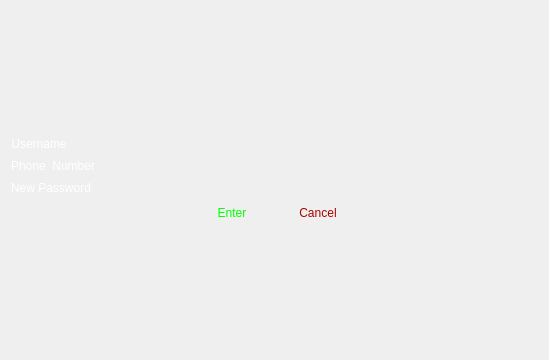
<?xml version="1.0" encoding="UTF-8"?>
<ui version="4.0">
 <class>ForgotPassword</class>
 <widget class="QDialog" name="ForgotPassword">
  <property name="geometry">
   <rect>
    <x>0</x>
    <y>0</y>
    <width>549</width>
    <height>360</height>
   </rect>
  </property>
  <property name="minimumSize">
   <size>
    <width>549</width>
    <height>360</height>
   </size>
  </property>
  <property name="windowTitle">
   <string>Dialog</string>
  </property>
  <property name="styleSheet">
   <string notr="true">border-image: url(:/Resource/Game/loginBG.jpg);
color: rgb(255, 255, 255);
font: italic 15pt &quot;Monotype Corsiva&quot;;</string>
  </property>
  <layout class="QVBoxLayout" name="verticalLayout">
   <item>
    <spacer name="verticalSpacer">
     <property name="orientation">
      <enum>Qt::Vertical</enum>
     </property>
     <property name="sizeHint" stdset="0">
      <size>
       <width>20</width>
       <height>47</height>
      </size>
     </property>
    </spacer>
   </item>
   <item>
    <layout class="QFormLayout" name="formLayout">
     <item row="0" column="0">
      <layout class="QHBoxLayout" name="horizontalLayout">
       <item>
        <widget class="QLabel" name="label">
         <property name="palette">
          <palette>
           <active>
            <colorrole role="WindowText">
             <brush brushstyle="SolidPattern">
              <color alpha="255">
               <red>219</red>
               <green>182</green>
               <blue>49</blue>
              </color>
             </brush>
            </colorrole>
            <colorrole role="Button">
             <brush brushstyle="SolidPattern">
              <color alpha="0">
               <red>0</red>
               <green>0</green>
               <blue>0</blue>
              </color>
             </brush>
            </colorrole>
            <colorrole role="Text">
             <brush brushstyle="SolidPattern">
              <color alpha="255">
               <red>219</red>
               <green>182</green>
               <blue>49</blue>
              </color>
             </brush>
            </colorrole>
            <colorrole role="ButtonText">
             <brush brushstyle="SolidPattern">
              <color alpha="255">
               <red>219</red>
               <green>182</green>
               <blue>49</blue>
              </color>
             </brush>
            </colorrole>
            <colorrole role="Base">
             <brush brushstyle="SolidPattern">
              <color alpha="0">
               <red>0</red>
               <green>0</green>
               <blue>0</blue>
              </color>
             </brush>
            </colorrole>
            <colorrole role="Window">
             <brush brushstyle="SolidPattern">
              <color alpha="0">
               <red>0</red>
               <green>0</green>
               <blue>0</blue>
              </color>
             </brush>
            </colorrole>
            <colorrole role="PlaceholderText">
             <brush brushstyle="SolidPattern">
              <color alpha="128">
               <red>219</red>
               <green>182</green>
               <blue>49</blue>
              </color>
             </brush>
            </colorrole>
           </active>
           <inactive>
            <colorrole role="WindowText">
             <brush brushstyle="SolidPattern">
              <color alpha="255">
               <red>219</red>
               <green>182</green>
               <blue>49</blue>
              </color>
             </brush>
            </colorrole>
            <colorrole role="Button">
             <brush brushstyle="SolidPattern">
              <color alpha="0">
               <red>0</red>
               <green>0</green>
               <blue>0</blue>
              </color>
             </brush>
            </colorrole>
            <colorrole role="Text">
             <brush brushstyle="SolidPattern">
              <color alpha="255">
               <red>219</red>
               <green>182</green>
               <blue>49</blue>
              </color>
             </brush>
            </colorrole>
            <colorrole role="ButtonText">
             <brush brushstyle="SolidPattern">
              <color alpha="255">
               <red>219</red>
               <green>182</green>
               <blue>49</blue>
              </color>
             </brush>
            </colorrole>
            <colorrole role="Base">
             <brush brushstyle="SolidPattern">
              <color alpha="0">
               <red>0</red>
               <green>0</green>
               <blue>0</blue>
              </color>
             </brush>
            </colorrole>
            <colorrole role="Window">
             <brush brushstyle="SolidPattern">
              <color alpha="0">
               <red>0</red>
               <green>0</green>
               <blue>0</blue>
              </color>
             </brush>
            </colorrole>
            <colorrole role="PlaceholderText">
             <brush brushstyle="SolidPattern">
              <color alpha="128">
               <red>219</red>
               <green>182</green>
               <blue>49</blue>
              </color>
             </brush>
            </colorrole>
           </inactive>
           <disabled>
            <colorrole role="WindowText">
             <brush brushstyle="SolidPattern">
              <color alpha="255">
               <red>219</red>
               <green>182</green>
               <blue>49</blue>
              </color>
             </brush>
            </colorrole>
            <colorrole role="Button">
             <brush brushstyle="SolidPattern">
              <color alpha="0">
               <red>0</red>
               <green>0</green>
               <blue>0</blue>
              </color>
             </brush>
            </colorrole>
            <colorrole role="Text">
             <brush brushstyle="SolidPattern">
              <color alpha="255">
               <red>219</red>
               <green>182</green>
               <blue>49</blue>
              </color>
             </brush>
            </colorrole>
            <colorrole role="ButtonText">
             <brush brushstyle="SolidPattern">
              <color alpha="255">
               <red>219</red>
               <green>182</green>
               <blue>49</blue>
              </color>
             </brush>
            </colorrole>
            <colorrole role="Base">
             <brush brushstyle="SolidPattern">
              <color alpha="0">
               <red>0</red>
               <green>0</green>
               <blue>0</blue>
              </color>
             </brush>
            </colorrole>
            <colorrole role="Window">
             <brush brushstyle="SolidPattern">
              <color alpha="0">
               <red>0</red>
               <green>0</green>
               <blue>0</blue>
              </color>
             </brush>
            </colorrole>
            <colorrole role="PlaceholderText">
             <brush brushstyle="SolidPattern">
              <color alpha="128">
               <red>219</red>
               <green>182</green>
               <blue>49</blue>
              </color>
             </brush>
            </colorrole>
           </disabled>
          </palette>
         </property>
         <property name="styleSheet">
          <string notr="true">border-image: url(:/Pictures/Game/Background.png);
background: transparent;</string>
         </property>
         <property name="text">
          <string>Username</string>
         </property>
         <property name="alignment">
          <set>Qt::AlignCenter</set>
         </property>
        </widget>
       </item>
       <item>
        <widget class="QLineEdit" name="Username">
         <property name="sizePolicy">
          <sizepolicy hsizetype="Preferred" vsizetype="Preferred">
           <horstretch>0</horstretch>
           <verstretch>0</verstretch>
          </sizepolicy>
         </property>
         <property name="styleSheet">
          <string notr="true">border-image: url(:/Pictures/Game/Background.png);
background: transparent;</string>
         </property>
         <property name="text">
          <string/>
         </property>
         <property name="frame">
          <bool>false</bool>
         </property>
         <property name="alignment">
          <set>Qt::AlignCenter</set>
         </property>
        </widget>
       </item>
      </layout>
     </item>
     <item row="1" column="0">
      <layout class="QHBoxLayout" name="horizontalLayout_2">
       <item>
        <widget class="QLabel" name="label_2">
         <property name="palette">
          <palette>
           <active>
            <colorrole role="WindowText">
             <brush brushstyle="SolidPattern">
              <color alpha="255">
               <red>219</red>
               <green>182</green>
               <blue>49</blue>
              </color>
             </brush>
            </colorrole>
            <colorrole role="Button">
             <brush brushstyle="SolidPattern">
              <color alpha="0">
               <red>0</red>
               <green>0</green>
               <blue>0</blue>
              </color>
             </brush>
            </colorrole>
            <colorrole role="Text">
             <brush brushstyle="SolidPattern">
              <color alpha="255">
               <red>219</red>
               <green>182</green>
               <blue>49</blue>
              </color>
             </brush>
            </colorrole>
            <colorrole role="ButtonText">
             <brush brushstyle="SolidPattern">
              <color alpha="255">
               <red>219</red>
               <green>182</green>
               <blue>49</blue>
              </color>
             </brush>
            </colorrole>
            <colorrole role="Base">
             <brush brushstyle="SolidPattern">
              <color alpha="0">
               <red>0</red>
               <green>0</green>
               <blue>0</blue>
              </color>
             </brush>
            </colorrole>
            <colorrole role="Window">
             <brush brushstyle="SolidPattern">
              <color alpha="0">
               <red>0</red>
               <green>0</green>
               <blue>0</blue>
              </color>
             </brush>
            </colorrole>
            <colorrole role="PlaceholderText">
             <brush brushstyle="SolidPattern">
              <color alpha="128">
               <red>219</red>
               <green>182</green>
               <blue>49</blue>
              </color>
             </brush>
            </colorrole>
           </active>
           <inactive>
            <colorrole role="WindowText">
             <brush brushstyle="SolidPattern">
              <color alpha="255">
               <red>219</red>
               <green>182</green>
               <blue>49</blue>
              </color>
             </brush>
            </colorrole>
            <colorrole role="Button">
             <brush brushstyle="SolidPattern">
              <color alpha="0">
               <red>0</red>
               <green>0</green>
               <blue>0</blue>
              </color>
             </brush>
            </colorrole>
            <colorrole role="Text">
             <brush brushstyle="SolidPattern">
              <color alpha="255">
               <red>219</red>
               <green>182</green>
               <blue>49</blue>
              </color>
             </brush>
            </colorrole>
            <colorrole role="ButtonText">
             <brush brushstyle="SolidPattern">
              <color alpha="255">
               <red>219</red>
               <green>182</green>
               <blue>49</blue>
              </color>
             </brush>
            </colorrole>
            <colorrole role="Base">
             <brush brushstyle="SolidPattern">
              <color alpha="0">
               <red>0</red>
               <green>0</green>
               <blue>0</blue>
              </color>
             </brush>
            </colorrole>
            <colorrole role="Window">
             <brush brushstyle="SolidPattern">
              <color alpha="0">
               <red>0</red>
               <green>0</green>
               <blue>0</blue>
              </color>
             </brush>
            </colorrole>
            <colorrole role="PlaceholderText">
             <brush brushstyle="SolidPattern">
              <color alpha="128">
               <red>219</red>
               <green>182</green>
               <blue>49</blue>
              </color>
             </brush>
            </colorrole>
           </inactive>
           <disabled>
            <colorrole role="WindowText">
             <brush brushstyle="SolidPattern">
              <color alpha="255">
               <red>219</red>
               <green>182</green>
               <blue>49</blue>
              </color>
             </brush>
            </colorrole>
            <colorrole role="Button">
             <brush brushstyle="SolidPattern">
              <color alpha="0">
               <red>0</red>
               <green>0</green>
               <blue>0</blue>
              </color>
             </brush>
            </colorrole>
            <colorrole role="Text">
             <brush brushstyle="SolidPattern">
              <color alpha="255">
               <red>219</red>
               <green>182</green>
               <blue>49</blue>
              </color>
             </brush>
            </colorrole>
            <colorrole role="ButtonText">
             <brush brushstyle="SolidPattern">
              <color alpha="255">
               <red>219</red>
               <green>182</green>
               <blue>49</blue>
              </color>
             </brush>
            </colorrole>
            <colorrole role="Base">
             <brush brushstyle="SolidPattern">
              <color alpha="0">
               <red>0</red>
               <green>0</green>
               <blue>0</blue>
              </color>
             </brush>
            </colorrole>
            <colorrole role="Window">
             <brush brushstyle="SolidPattern">
              <color alpha="0">
               <red>0</red>
               <green>0</green>
               <blue>0</blue>
              </color>
             </brush>
            </colorrole>
            <colorrole role="PlaceholderText">
             <brush brushstyle="SolidPattern">
              <color alpha="128">
               <red>219</red>
               <green>182</green>
               <blue>49</blue>
              </color>
             </brush>
            </colorrole>
           </disabled>
          </palette>
         </property>
         <property name="styleSheet">
          <string notr="true">border-image: url(:/Pictures/Game/Background.png);
background: transparent;</string>
         </property>
         <property name="text">
          <string>Phone  Number</string>
         </property>
         <property name="alignment">
          <set>Qt::AlignCenter</set>
         </property>
        </widget>
       </item>
       <item>
        <widget class="QLineEdit" name="Phone">
         <property name="sizePolicy">
          <sizepolicy hsizetype="Preferred" vsizetype="Preferred">
           <horstretch>0</horstretch>
           <verstretch>0</verstretch>
          </sizepolicy>
         </property>
         <property name="styleSheet">
          <string notr="true">border-image: url(:/Pictures/Game/Background.png);
background: transparent;</string>
         </property>
         <property name="text">
          <string/>
         </property>
         <property name="frame">
          <bool>false</bool>
         </property>
         <property name="alignment">
          <set>Qt::AlignCenter</set>
         </property>
        </widget>
       </item>
      </layout>
     </item>
     <item row="2" column="0">
      <layout class="QHBoxLayout" name="horizontalLayout_4">
       <item>
        <widget class="QLabel" name="label_3">
         <property name="styleSheet">
          <string notr="true">border-image: url(:/Pictures/Game/Background.png);
background: transparent;</string>
         </property>
         <property name="text">
          <string>New Password</string>
         </property>
        </widget>
       </item>
       <item>
        <widget class="QLineEdit" name="NewPassword">
         <property name="styleSheet">
          <string notr="true">border-image: url(:/Pictures/Game/Background.png);
background: transparent;</string>
         </property>
         <property name="frame">
          <bool>false</bool>
         </property>
         <property name="alignment">
          <set>Qt::AlignCenter</set>
         </property>
        </widget>
       </item>
      </layout>
     </item>
    </layout>
   </item>
   <item>
    <layout class="QHBoxLayout" name="horizontalLayout_5">
     <item>
      <spacer name="horizontalSpacer">
       <property name="orientation">
        <enum>Qt::Horizontal</enum>
       </property>
       <property name="sizeHint" stdset="0">
        <size>
         <width>40</width>
         <height>20</height>
        </size>
       </property>
      </spacer>
     </item>
     <item>
      <layout class="QHBoxLayout" name="horizontalLayout_3">
       <item>
        <widget class="QPushButton" name="Enter">
         <property name="sizePolicy">
          <sizepolicy hsizetype="Preferred" vsizetype="Preferred">
           <horstretch>0</horstretch>
           <verstretch>0</verstretch>
          </sizepolicy>
         </property>
         <property name="palette">
          <palette>
           <active>
            <colorrole role="WindowText">
             <brush brushstyle="SolidPattern">
              <color alpha="255">
               <red>219</red>
               <green>182</green>
               <blue>49</blue>
              </color>
             </brush>
            </colorrole>
            <colorrole role="Button">
             <brush brushstyle="SolidPattern">
              <color alpha="0">
               <red>0</red>
               <green>0</green>
               <blue>0</blue>
              </color>
             </brush>
            </colorrole>
            <colorrole role="Text">
             <brush brushstyle="SolidPattern">
              <color alpha="255">
               <red>219</red>
               <green>182</green>
               <blue>49</blue>
              </color>
             </brush>
            </colorrole>
            <colorrole role="ButtonText">
             <brush brushstyle="SolidPattern">
              <color alpha="255">
               <red>219</red>
               <green>182</green>
               <blue>49</blue>
              </color>
             </brush>
            </colorrole>
            <colorrole role="Base">
             <brush brushstyle="SolidPattern">
              <color alpha="0">
               <red>0</red>
               <green>0</green>
               <blue>0</blue>
              </color>
             </brush>
            </colorrole>
            <colorrole role="Window">
             <brush brushstyle="SolidPattern">
              <color alpha="0">
               <red>0</red>
               <green>0</green>
               <blue>0</blue>
              </color>
             </brush>
            </colorrole>
            <colorrole role="PlaceholderText">
             <brush brushstyle="SolidPattern">
              <color alpha="128">
               <red>219</red>
               <green>182</green>
               <blue>49</blue>
              </color>
             </brush>
            </colorrole>
           </active>
           <inactive>
            <colorrole role="WindowText">
             <brush brushstyle="SolidPattern">
              <color alpha="255">
               <red>219</red>
               <green>182</green>
               <blue>49</blue>
              </color>
             </brush>
            </colorrole>
            <colorrole role="Button">
             <brush brushstyle="SolidPattern">
              <color alpha="0">
               <red>0</red>
               <green>0</green>
               <blue>0</blue>
              </color>
             </brush>
            </colorrole>
            <colorrole role="Text">
             <brush brushstyle="SolidPattern">
              <color alpha="255">
               <red>219</red>
               <green>182</green>
               <blue>49</blue>
              </color>
             </brush>
            </colorrole>
            <colorrole role="ButtonText">
             <brush brushstyle="SolidPattern">
              <color alpha="255">
               <red>219</red>
               <green>182</green>
               <blue>49</blue>
              </color>
             </brush>
            </colorrole>
            <colorrole role="Base">
             <brush brushstyle="SolidPattern">
              <color alpha="0">
               <red>0</red>
               <green>0</green>
               <blue>0</blue>
              </color>
             </brush>
            </colorrole>
            <colorrole role="Window">
             <brush brushstyle="SolidPattern">
              <color alpha="0">
               <red>0</red>
               <green>0</green>
               <blue>0</blue>
              </color>
             </brush>
            </colorrole>
            <colorrole role="PlaceholderText">
             <brush brushstyle="SolidPattern">
              <color alpha="128">
               <red>219</red>
               <green>182</green>
               <blue>49</blue>
              </color>
             </brush>
            </colorrole>
           </inactive>
           <disabled>
            <colorrole role="WindowText">
             <brush brushstyle="SolidPattern">
              <color alpha="255">
               <red>219</red>
               <green>182</green>
               <blue>49</blue>
              </color>
             </brush>
            </colorrole>
            <colorrole role="Button">
             <brush brushstyle="SolidPattern">
              <color alpha="0">
               <red>0</red>
               <green>0</green>
               <blue>0</blue>
              </color>
             </brush>
            </colorrole>
            <colorrole role="Text">
             <brush brushstyle="SolidPattern">
              <color alpha="255">
               <red>219</red>
               <green>182</green>
               <blue>49</blue>
              </color>
             </brush>
            </colorrole>
            <colorrole role="ButtonText">
             <brush brushstyle="SolidPattern">
              <color alpha="255">
               <red>219</red>
               <green>182</green>
               <blue>49</blue>
              </color>
             </brush>
            </colorrole>
            <colorrole role="Base">
             <brush brushstyle="SolidPattern">
              <color alpha="0">
               <red>0</red>
               <green>0</green>
               <blue>0</blue>
              </color>
             </brush>
            </colorrole>
            <colorrole role="Window">
             <brush brushstyle="SolidPattern">
              <color alpha="0">
               <red>0</red>
               <green>0</green>
               <blue>0</blue>
              </color>
             </brush>
            </colorrole>
            <colorrole role="PlaceholderText">
             <brush brushstyle="SolidPattern">
              <color alpha="128">
               <red>219</red>
               <green>182</green>
               <blue>49</blue>
              </color>
             </brush>
            </colorrole>
           </disabled>
          </palette>
         </property>
         <property name="styleSheet">
          <string notr="true">border-image: url(:/Pictures/Game/Background.png);
background: transparent;
color: rgb(0, 255, 0);</string>
         </property>
         <property name="text">
          <string>Enter</string>
         </property>
         <property name="flat">
          <bool>true</bool>
         </property>
        </widget>
       </item>
       <item>
        <widget class="QPushButton" name="Cancel">
         <property name="sizePolicy">
          <sizepolicy hsizetype="Preferred" vsizetype="Preferred">
           <horstretch>0</horstretch>
           <verstretch>0</verstretch>
          </sizepolicy>
         </property>
         <property name="palette">
          <palette>
           <active>
            <colorrole role="WindowText">
             <brush brushstyle="SolidPattern">
              <color alpha="255">
               <red>170</red>
               <green>0</green>
               <blue>0</blue>
              </color>
             </brush>
            </colorrole>
            <colorrole role="Button">
             <brush brushstyle="SolidPattern">
              <color alpha="0">
               <red>0</red>
               <green>0</green>
               <blue>0</blue>
              </color>
             </brush>
            </colorrole>
            <colorrole role="Text">
             <brush brushstyle="SolidPattern">
              <color alpha="255">
               <red>170</red>
               <green>0</green>
               <blue>0</blue>
              </color>
             </brush>
            </colorrole>
            <colorrole role="ButtonText">
             <brush brushstyle="SolidPattern">
              <color alpha="255">
               <red>170</red>
               <green>0</green>
               <blue>0</blue>
              </color>
             </brush>
            </colorrole>
            <colorrole role="Base">
             <brush brushstyle="SolidPattern">
              <color alpha="0">
               <red>0</red>
               <green>0</green>
               <blue>0</blue>
              </color>
             </brush>
            </colorrole>
            <colorrole role="Window">
             <brush brushstyle="SolidPattern">
              <color alpha="0">
               <red>0</red>
               <green>0</green>
               <blue>0</blue>
              </color>
             </brush>
            </colorrole>
            <colorrole role="PlaceholderText">
             <brush brushstyle="SolidPattern">
              <color alpha="128">
               <red>170</red>
               <green>0</green>
               <blue>0</blue>
              </color>
             </brush>
            </colorrole>
           </active>
           <inactive>
            <colorrole role="WindowText">
             <brush brushstyle="SolidPattern">
              <color alpha="255">
               <red>170</red>
               <green>0</green>
               <blue>0</blue>
              </color>
             </brush>
            </colorrole>
            <colorrole role="Button">
             <brush brushstyle="SolidPattern">
              <color alpha="0">
               <red>0</red>
               <green>0</green>
               <blue>0</blue>
              </color>
             </brush>
            </colorrole>
            <colorrole role="Text">
             <brush brushstyle="SolidPattern">
              <color alpha="255">
               <red>170</red>
               <green>0</green>
               <blue>0</blue>
              </color>
             </brush>
            </colorrole>
            <colorrole role="ButtonText">
             <brush brushstyle="SolidPattern">
              <color alpha="255">
               <red>170</red>
               <green>0</green>
               <blue>0</blue>
              </color>
             </brush>
            </colorrole>
            <colorrole role="Base">
             <brush brushstyle="SolidPattern">
              <color alpha="0">
               <red>0</red>
               <green>0</green>
               <blue>0</blue>
              </color>
             </brush>
            </colorrole>
            <colorrole role="Window">
             <brush brushstyle="SolidPattern">
              <color alpha="0">
               <red>0</red>
               <green>0</green>
               <blue>0</blue>
              </color>
             </brush>
            </colorrole>
            <colorrole role="PlaceholderText">
             <brush brushstyle="SolidPattern">
              <color alpha="128">
               <red>170</red>
               <green>0</green>
               <blue>0</blue>
              </color>
             </brush>
            </colorrole>
           </inactive>
           <disabled>
            <colorrole role="WindowText">
             <brush brushstyle="SolidPattern">
              <color alpha="255">
               <red>170</red>
               <green>0</green>
               <blue>0</blue>
              </color>
             </brush>
            </colorrole>
            <colorrole role="Button">
             <brush brushstyle="SolidPattern">
              <color alpha="0">
               <red>0</red>
               <green>0</green>
               <blue>0</blue>
              </color>
             </brush>
            </colorrole>
            <colorrole role="Text">
             <brush brushstyle="SolidPattern">
              <color alpha="255">
               <red>170</red>
               <green>0</green>
               <blue>0</blue>
              </color>
             </brush>
            </colorrole>
            <colorrole role="ButtonText">
             <brush brushstyle="SolidPattern">
              <color alpha="255">
               <red>170</red>
               <green>0</green>
               <blue>0</blue>
              </color>
             </brush>
            </colorrole>
            <colorrole role="Base">
             <brush brushstyle="SolidPattern">
              <color alpha="0">
               <red>0</red>
               <green>0</green>
               <blue>0</blue>
              </color>
             </brush>
            </colorrole>
            <colorrole role="Window">
             <brush brushstyle="SolidPattern">
              <color alpha="0">
               <red>0</red>
               <green>0</green>
               <blue>0</blue>
              </color>
             </brush>
            </colorrole>
            <colorrole role="PlaceholderText">
             <brush brushstyle="SolidPattern">
              <color alpha="128">
               <red>170</red>
               <green>0</green>
               <blue>0</blue>
              </color>
             </brush>
            </colorrole>
           </disabled>
          </palette>
         </property>
         <property name="styleSheet">
          <string notr="true">border-image: url(:/Pictures/Game/Background.png);
background: transparent;
color: rgb(170, 0, 0);</string>
         </property>
         <property name="text">
          <string>Cancel</string>
         </property>
         <property name="flat">
          <bool>true</bool>
         </property>
        </widget>
       </item>
      </layout>
     </item>
     <item>
      <spacer name="horizontalSpacer_2">
       <property name="orientation">
        <enum>Qt::Horizontal</enum>
       </property>
       <property name="sizeHint" stdset="0">
        <size>
         <width>40</width>
         <height>20</height>
        </size>
       </property>
      </spacer>
     </item>
    </layout>
   </item>
   <item>
    <spacer name="verticalSpacer_2">
     <property name="orientation">
      <enum>Qt::Vertical</enum>
     </property>
     <property name="sizeHint" stdset="0">
      <size>
       <width>20</width>
       <height>47</height>
      </size>
     </property>
    </spacer>
   </item>
  </layout>
 </widget>
 <resources/>
 <connections/>
</ui>
